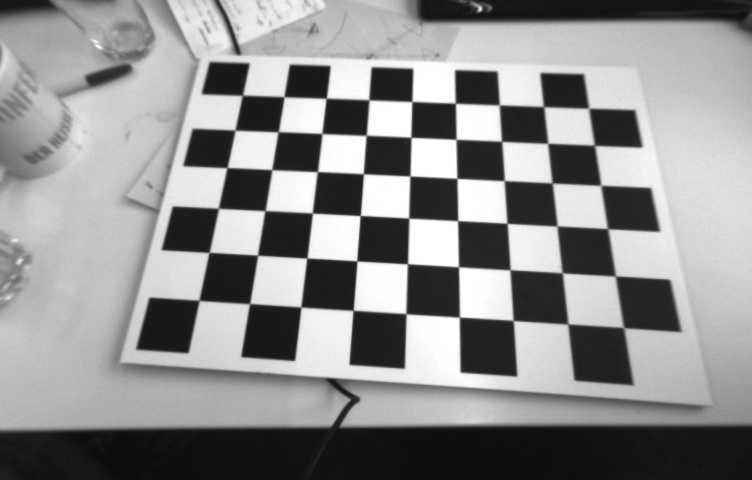
#> input picture exercise1/data/images_undistorted/img_0001.jpg, 752 x 480 px
$ python runner.py
#> lines starting #> are read from the running program, lines starting #| are printed output that depends on the picture
### exercise1/tools/algo/perspective_projection.py
from operator import matmul
from matplotlib import image
import numpy as np
import cv2 # OpenCV
import math
from matplotlib import pyplot as plt
import os

from ..utils.process_text_file import ProcessTextFile

class PerspectiveProjection:
    def __init__(self, camera_K_matrix, camera_D_matrix):
        self.camera_K_matrix_ = camera_K_matrix
        self.camera_D_matrix_ = camera_D_matrix
        self.grayscale_image_ = []

    def load_image(self, image_fname, display=False):
        color_image = cv2.imread(image_fname)
        self.grayscale_image_ = cv2.cvtColor(color_image, cv2.COLOR_BGR2GRAY)

        if display:
            self.display_image()

        return

    def display_image(self):
        plt.imshow(self.grayscale_image_)
        plt.xticks([]), plt.yticks([])  # to hide tick values on X and Y axis
        plt.show(block=False)

        return

    # [5 lines left out: function scatter, not called in this run]

    def animation_with_drawing_in_I(self, image_path, points_in_W, camera_poses, linestyle='o', decimation=0.001, image_distortion=False):

        i = 0
        for frame in sorted(os.listdir(image_path)):
            self.draw_line_in_I(image_path + "/" + frame, points_in_W, camera_poses[i,:], linestyle=linestyle, image_distortion=image_distortion)
            plt.pause(decimation)
            plt.clf()
            i += 1

        return

    def draw_line_in_I(self, image_path, points_in_W, camera_pose, linestyle='o', image_distortion=False):
        if points_in_W.shape[1] > 3:
            points_in_W = np.transpose(points_in_W)

        self.load_image(image_path)

        plot_points_in_I = np.zeros((points_in_W.shape[0], 2))
        i = 0
        for j in range(points_in_W.shape[0]):
            points_in_I, _ = self.project_W_to_I(camera_pose, np.reshape(points_in_W[j,:], (3, 1)), image_distortion=image_distortion)
            plot_points_in_I[i, :] = np.transpose(points_in_I)
            i += 1

        plt.plot(plot_points_in_I[:,0], plot_points_in_I[:,1], linestyle)

        self.display_image()

        return

    def project_W_to_I(self, camera_pose, point_in_W, image_distortion=False):

        point_in_C = self.project_W_to_C(camera_pose, point_in_W, image_distortion=image_distortion)

        pixel_coordinates, lam = self.project_C_to_I(point_in_C, image_distortion=image_distortion)

        return pixel_coordinates, lam # [u, v], lambda

    def project_W_to_C(self, camera_pose, point_in_W, image_distortion=False):
        _, _, transform_mat_W_to_C = PerspectiveProjection.get_transform_mat(camera_pose)

        point_in_W = np.reshape(point_in_W, (3,1))
        point_in_W = np.concatenate((point_in_W, np.ones((1,1))), axis=0)

        point_in_C = np.matmul(transform_mat_W_to_C, point_in_W)

        if image_distortion:
            point_in_C_normalized = point_in_C / point_in_C[2]

            k1, k2 = self.camera_D_matrix_[0], self.camera_D_matrix_[1]
            r = np.linalg.norm(point_in_C_normalized[:2])

            # Apply lens distortion model
            point_in_C = point_in_C_normalized
            point_in_C[:2] = (1 + k1 * r**2 + k2 * r**4) * point_in_C_normalized[:2]

        return point_in_C

    def project_C_to_I(self, point_in_C, image_distortion=False):

        pixel_coordinates = np.matmul(self.camera_K_matrix_, point_in_C)
        if image_distortion:
            pixel_coordinates *= point_in_C[2]

        return pixel_coordinates[:2] / pixel_coordinates[2], point_in_C[2] # [u, v], lambda

    # [39 lines left out: functions undistort_image, meshgrid, not called in this run]

    @staticmethod
    def get_transform_mat(camera_pose):
        rot_mat_W_to_C = PerspectiveProjection.angle_axis_2_rot_mat(camera_pose[:3])
        t_pos_in_W = np.reshape(camera_pose[3:], (3,1))

        return rot_mat_W_to_C, t_pos_in_W, np.concatenate((rot_mat_W_to_C, t_pos_in_W), axis=1)

    @staticmethod
    def angle_axis_2_rot_mat(angle_axis):
        eye3 = np.eye(3)
        theta = np.linalg.norm(angle_axis)
        k = angle_axis / theta

        k_skew_symmetrix = PerspectiveProjection.skew_symmetric_3(k)

        # Apply Rodrigues formula to get the unnormalized rotation matrix from the angle axis representation
        rot_mat = eye3 + math.sin(theta) * k_skew_symmetrix + (1 - math.cos(theta)) * k_skew_symmetrix * k_skew_symmetrix

        # Perform SVD on the rotation matrix to make the rows and columns orthonormal
        U, _, V_transpose = np.linalg.svd(rot_mat, full_matrices=True)
        rot_mat = np.matmul(U, V_transpose)

        return rot_mat

    @staticmethod
    def skew_symmetric_3(vec):
        skew_symmetrix = np.zeros((3,3))
        skew_symmetrix[0, 1] = -vec[2]
        skew_symmetrix[0, 2] = vec[1]
        skew_symmetrix[1, 2] = -vec[0]
        skew_symmetrix -= np.transpose(skew_symmetrix)

        return skew_symmetrix

### tools/utils/process_text_file.py
import numpy as np

class ProcessTextFile:
    def __init__(self):
        self.fname_ = ""
        self.file_contents_ = []

    def read_file(self, fname, delimiter=None):
        self.fname_ = fname
        self.file_contents_ = np.loadtxt(self.fname_, dtype=np.double, comments='#', delimiter=delimiter)

        return self.file_contents_.copy()

    def write_file(self):

        return

    def close(self):

        return

    def read(self):

        return

### exercise1/runner.py
import cv2 # OpenCV
import matplotlib as mtplb
import numpy as np
import argparse as ap
import pathlib
from matplotlib import pyplot as plt
import os
import sys
sys.path.append(".")

from tools.utils.process_text_file import ProcessTextFile
from tools.algo.perspective_projection import PerspectiveProjection

def main():
    current_file_path = str(pathlib.Path(__file__).parent.absolute()) + "/data"

    text_file_handler = ProcessTextFile()
    camera_K_matrix = text_file_handler.read_file(current_file_path + "/K.txt", delimiter=None)
    camera_D_matrix = text_file_handler.read_file(current_file_path + "/D.txt", delimiter=None)
    camera_poses = text_file_handler.read_file(current_file_path + "/poses.txt", delimiter=None)

    perspective_projection = PerspectiveProjection(camera_K_matrix, camera_D_matrix)

    # Exercise 1, 2.2
    def grid():
        corners_x, corners_y = np.meshgrid(np.linspace(0, 8, 9), np.linspace(0, 5, 6))

        corners_in_W = np.zeros((corners_x.shape[0]*corners_x.shape[1], 3))
        corners_in_W[:,0] = np.reshape(corners_x, (corners_in_W.shape[0], 1)).squeeze(axis=1)
        corners_in_W[:,1] = np.reshape(corners_y, (corners_in_W.shape[0], 1)).squeeze(axis=1)

        return corners_in_W * 0.04

    plt.figure()
    perspective_projection.draw_line_in_I(
        current_file_path + "/images_undistorted/img_0001.jpg",
        grid(),
        camera_poses[0,:],
        linestyle='o',
        image_distortion=False)
#> in load_image, color_image is the input picture: shape (480, 752, 3); min 11, max 255, mean 142.5
#> in display_image, `plt.show(block=False)`:
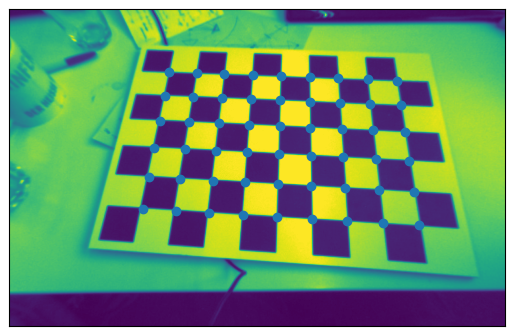
#> figure drawn by matplotlib, 1 panel
    plt.pause(1)
    plt.close()

    # Exercise 1, 2.3
    def get_cube_corners_in_W():
        edge_length = 2.
        corners_x = 4. + edge_length * np.array([0, 1, 1, 0, 0, 0, 1, 1, 0, 0, 0, 1, 1, 1, 1, 0, 0])
        corners_y = 1. + edge_length * np.array([0, 0, 1, 1, 0, 0, 0, 1, 1, 0, 0, 0, 0, 1, 1, 1, 1])
        corners_z = 0. - edge_length * np.array([0, 0, 0, 0, 0, 1, 1, 1, 1, 1, 0, 0, 1, 1, 0, 0, 1])

        corners_in_W = np.zeros((corners_x.shape[0], 3))
        corners_in_W[:,0] = corners_x
        corners_in_W[:,1] = corners_y
        corners_in_W[:,2] = corners_z

        return corners_in_W * 0.04

    plt.figure()
    perspective_projection.draw_line_in_I(
        current_file_path + "/images_undistorted/img_0001.jpg",
        get_cube_corners_in_W(),
        camera_poses[0,:],
        linestyle='-o',
        image_distortion=False)
#> in display_image (call 2), `plt.show(block=False)`:
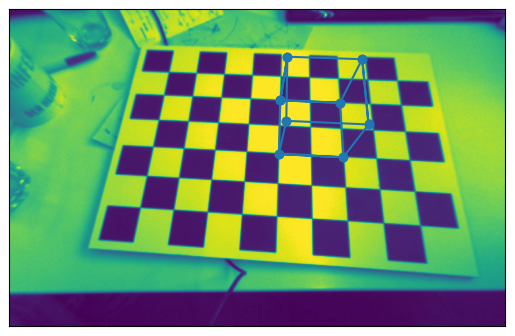
#> figure drawn by matplotlib, 1 panel
    plt.pause(1)
    plt.close()

    # Exercise 1, 2.4
    plt.figure()
    perspective_projection.animation_with_drawing_in_I(
        current_file_path + "/images",
        get_cube_corners_in_W(),
        camera_poses,
        linestyle='-o',
        image_distortion=False)
#> call 3 of load_image, with image_fname = 'exercise1/data/images/img_0002.jpg', display = False
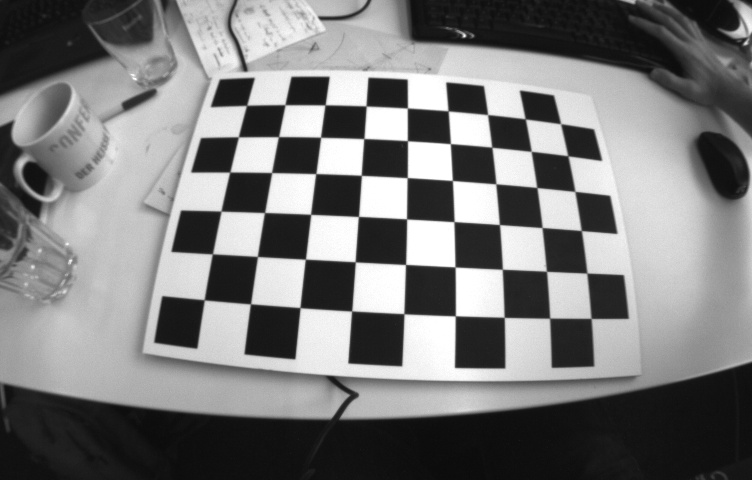
#> input picture exercise1/data/images/img_0002.jpg, 752 x 480 px
#> in load_image, color_image is the input picture: shape (480, 752, 3); min 11, max 255, mean 122.1
#> in display_image (call 3), `plt.show(block=False)`:
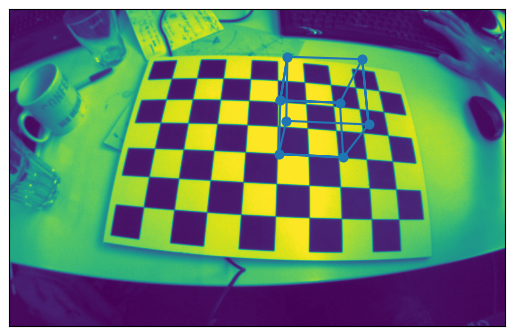
#> figure drawn by matplotlib, 1 panel
    plt.close()

    # Exercise 1, 3.1-2
    plt.figure()
    perspective_projection.draw_line_in_I(
        current_file_path + "/images/img_0001.jpg",
        grid(),
        camera_poses[0,:],
        linestyle='o',
        image_distortion=True)
#> in display_image (call 4), `plt.show(block=False)`:
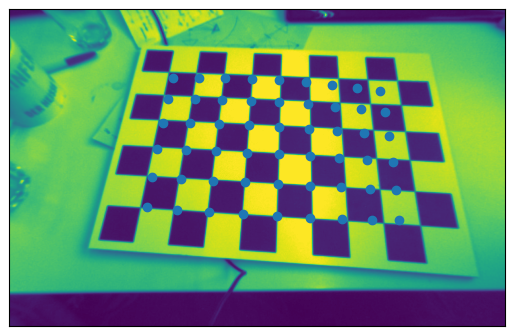
#> figure drawn by matplotlib, 1 panel
    perspective_projection.display_image()
    plt.pause(1)
    plt.close()

    plt.figure()
    perspective_projection.draw_line_in_I(
        current_file_path + "/images/img_0001.jpg",
        get_cube_corners_in_W(),
        camera_poses[0,:],
        linestyle='-o',
        image_distortion=True)
    perspective_projection.display_image()
    plt.pause(1)
    plt.close()

    plt.figure()
    perspective_projection.animation_with_drawing_in_I(
        current_file_path + "/images",
        get_cube_corners_in_W(),
        camera_poses,
        linestyle='-o',
        image_distortion=True)
    plt.close()

    # Exercise 1, 3.3
    plt.figure()
#> (the run stopped early here; a loop or call above may not have finished)
